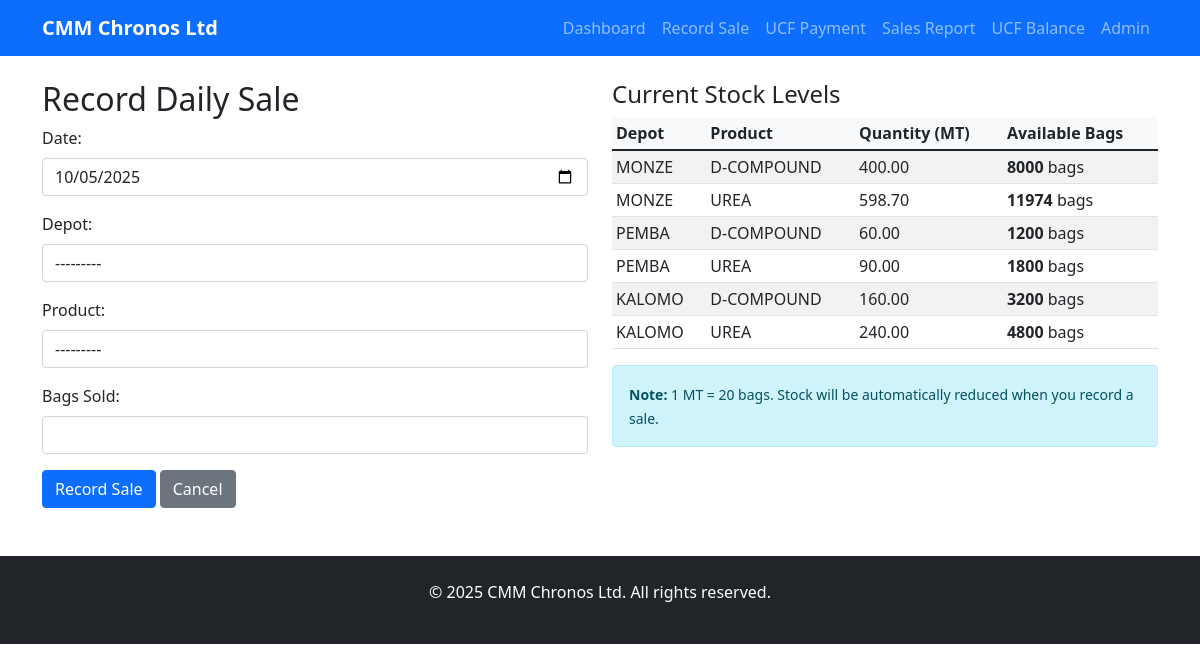
The page /record-sale/ on the database as committed earlier.
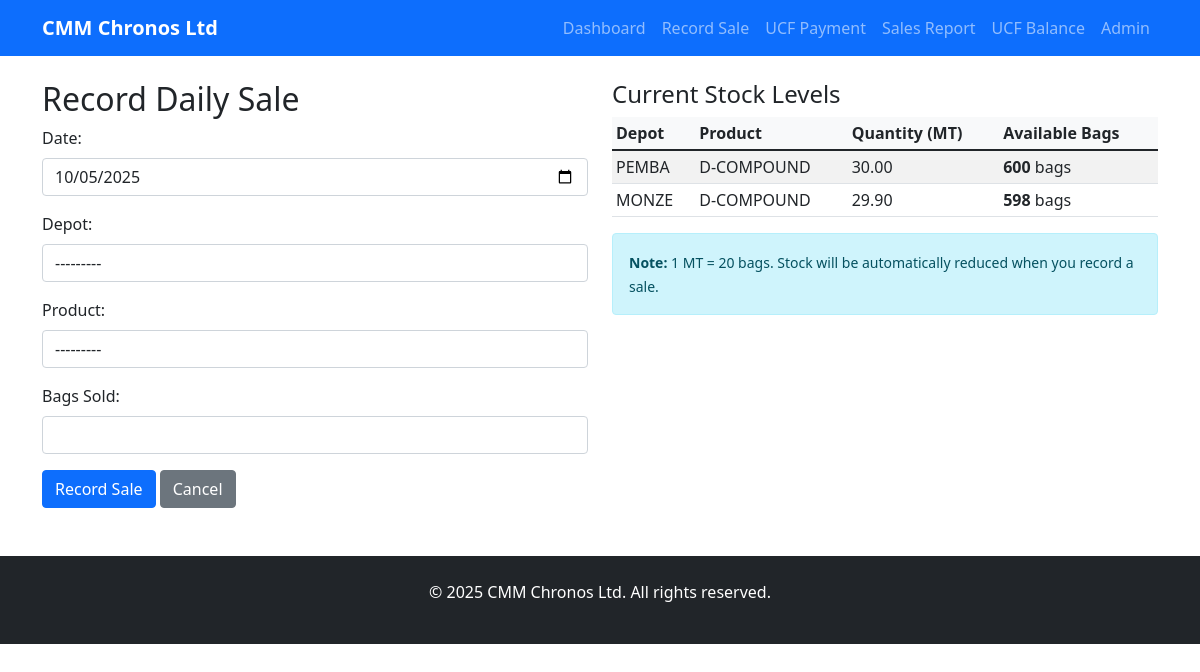
The same page on the database as committed later.
### fertilizer_tracking/models.py (models this page shows, shortened)
class Stock(models.Model):
    depot = models.ForeignKey(Depot, on_delete=models.CASCADE, null=True, blank=True)
    product = models.ForeignKey(Product, on_delete=models.CASCADE, null=True, blank=True)
    quantity = models.DecimalField(max_digits=10, decimal_places=2, validators=[MinValueValidator(0)])
    date_updated = models.DateTimeField(auto_now=True)
    class Meta:
        unique_together = ('depot', 'product')
    def get_available_bags(self):
        bags_per_mt = 20
        return int(self.quantity * bags_per_mt) if self.quantity else 0

class Depot(models.Model):
    name = models.CharField(max_length=100)
    district = models.CharField(max_length=100)
    manager = models.CharField(max_length=100)
    phone = models.CharField(max_length=15)
    nrc = models.CharField(max_length=50)
    def __str__(self):
        return f"{self.name or 'NoName'} - {self.district or 'NoDistrict'}"

class Product(models.Model):
    name = models.CharField(max_length=100)
    price_per_bag = models.DecimalField(max_digits=10, decimal_places=2, default=1200.00)
    commission_per_bag = models.DecimalField(max_digits=10, decimal_places=2, default=50.00)
    def __str__(self):
        return self.name or "NoProduct"

### fertilizer_tracking/views.py (the view)
# urls.py: path('record-sale/', views.record_sale, name='record_sale'),
def record_sale(request):
    stocks = Stock.objects.select_related('depot', 'product')
    if request.method == 'POST':
        form = DailySaleForm(request.POST)
        if form.is_valid():
            try:
                depot = form.cleaned_data['depot']
                product = form.cleaned_data['product']
                bags_sold = form.cleaned_data['bags_sold']
                sale_date = form.cleaned_data['date']
                print(f"DEBUG: Attempting to record sale: {depot} - {product} - {bags_sold} bags")
                stock = Stock.objects.get(depot=depot, product=product)
                available_bags_before = stock.get_available_bags()
                print(f"DEBUG: Available bags before sale: {available_bags_before}")
                if not stock.can_sell_bags(bags_sold):
                    messages.error(request, f"Insufficient stock! Available: {available_bags_before} bags")
                    return render(request, 'fertilizer_tracking/record_sale.html', {
                        'form': form,
                        'stocks': stocks
                    })
                sale = form.save()
                stock.refresh_from_db()
                available_bags_after = stock.get_available_bags()
                print(f"DEBUG: Available bags after sale: {available_bags_after}")
                print(f"DEBUG: Stock reduced successfully!")
                messages.success(request, f"Sale recorded successfully! Stock reduced from {available_bags_before} to {available_bags_after} bags.")
                return redirect('dashboard')
            except Exception as e:
                print(f"DEBUG: Error in record_sale view: {e}")
                messages.error(request, f"Error recording sale: {str(e)}")
                return render(request, 'fertilizer_tracking/record_sale.html', {
                    'form': form,
                    'stocks': stocks
                })
        else:
            messages.error(request, "Please correct the errors below.")
    else:
        form = DailySaleForm(initial={'date': date.today()})
    return render(request, 'fertilizer_tracking/record_sale.html', {
        'form': form,
        'stocks': stocks
    })

### fertilizer_tracking/forms.py (shortened to what this page needs)
class DailySaleForm(forms.ModelForm):
    class Meta:
        model = DailySale
        fields = ['date', 'depot', 'product', 'bags_sold']
        widgets = {
            'date': forms.DateInput(attrs={'type': 'date', 'class': 'form-control'}),
            'depot': forms.Select(attrs={'class': 'form-control'}),
            'product': forms.Select(attrs={'class': 'form-control'}),
            'bags_sold': forms.NumberInput(attrs={'class': 'form-control', 'min': '0'}),
        }

### fertilizer_tracking/templates/fertilizer_tracking/record_sale.html (shortened to what this page needs)
{% extends 'base.html' %}
{% block content %}
<div class="row">
    <div class="col-md-6">
        <h2>Record Daily Sale</h2>
        <form method="post">
            <div class="mb-3">
                <label for="{{ form.date.id_for_label }}" class="form-label">Date:</label>
                {{ form.date }}
            </div>
            <div class="mb-3">
                <label for="{{ form.depot.id_for_label }}" class="form-label">Depot:</label>
                {{ form.depot }}
            </div>
            <div class="mb-3">
                <label for="{{ form.product.id_for_label }}" class="form-label">Product:</label>
                {{ form.product }}
            </div>
            <div class="mb-3">
                <label for="{{ form.bags_sold.id_for_label }}" class="form-label">Bags Sold:</label>
                {{ form.bags_sold }}
            </div>
            <button type="submit" class="btn btn-primary">Record Sale</button>
            <a href="{% url 'dashboard' %}" class="btn btn-secondary">Cancel</a>
        </form>
    </div>
    <div class="col-md-6">
        <h4>Current Stock Levels</h4>
        <table class="table table-sm table-striped">
            <thead>
                <tr>
                    <th>Depot</th>
                    <th>Product</th>
                    <th>Quantity (MT)</th>
                    <th>Available Bags</th>
                </tr>
            </thead>
            <tbody>
                {% for stock in stocks %}
                <tr>
                    <td>{{ stock.depot.name }}</td>
                    <td>{{ stock.product.name }}</td>
                    <td>{{ stock.quantity|floatformat:2 }}</td>
                    <td><strong class="{% if stock.get_available_bags < 100 %}text-danger{% endif %}">{{ stock.get_available_bags }}</strong> bags</td>
                </tr>
                {% empty %}
                <tr>
                    <td colspan="4" class="text-center">No stock records found</td>
                </tr>
                {% endfor %}
            </tbody>
        </table>
        <div class="alert alert-info">
            <small>
                <strong>Note:</strong> 1 MT = 20 bags. Stock will be automatically reduced when you record a sale.
            </small>
        </div>
    </div>
</div>
{% endblock %}

Rows that differ between the two databases and show on the page:
removed Stock: depot.name "MONZE", product.name "D-COMPOUND", quantity "400.00", get_available_bags "8000"
removed Stock: depot.name "MONZE", product.name "UREA", quantity "598.70", get_available_bags "11974"
removed Stock: depot.name "PEMBA", product.name "D-COMPOUND", quantity "60.00", get_available_bags "1200"
removed Stock: depot.name "PEMBA", product.name "UREA", quantity "90.00", get_available_bags "1800"
removed Stock: depot.name "KALOMO", product.name "D-COMPOUND", quantity "160.00", get_available_bags "3200"
removed Stock: depot.name "KALOMO", product.name "UREA", quantity "240.00", get_available_bags "4800"
added Stock: depot.name "PEMBA", product.name "D-COMPOUND", quantity "30.00", get_available_bags "600"
added Stock: depot.name "MONZE", product.name "D-COMPOUND", quantity "29.90", get_available_bags "598"
